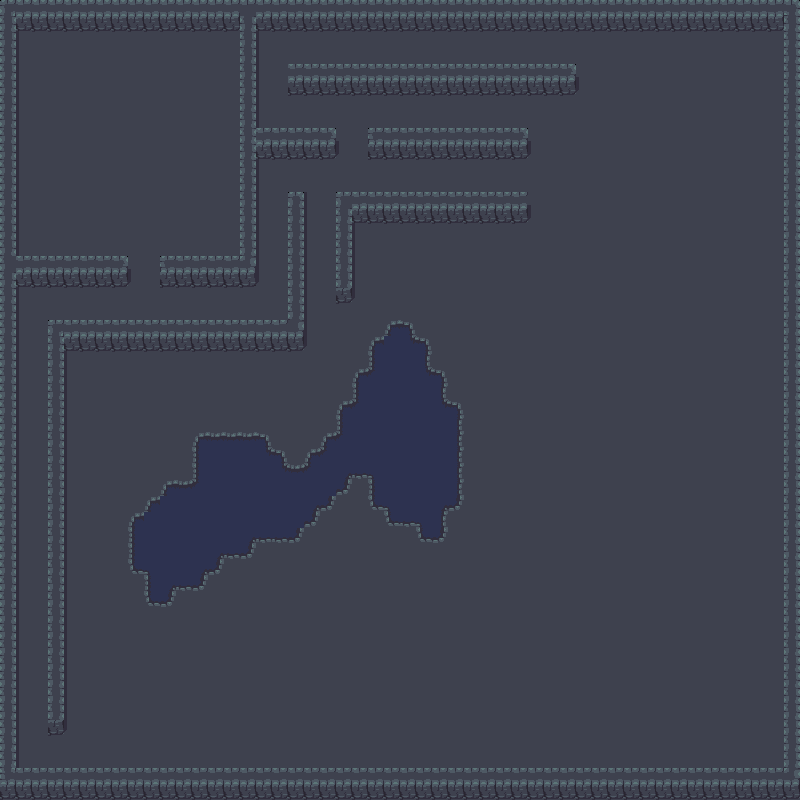

This is a level from a 2D game, rendered from its Tiled map with the project's own tilesets. A one-line summary and the map file follow, with tile-layer data summarised:
An orthogonal 50x50 tile map with 16x16 px tiles, 1 tile layer (ground) and 40 objects.

<map version="1.10" tiledversion="1.10.2" orientation="orthogonal" renderorder="right-down" width="50" height="50" tilewidth="16" tileheight="16" infinite="0" nextlayerid="2" nextobjectid="1">
 <editorsettings>
  <export target="map2.tmj" format="json" />
 </editorsettings>
 <tileset firstgid="1" name="dungeon" tilewidth="16" tileheight="16" tilecount="216" columns="18">
  <image source="dungeon_tiles16.png" width="288" height="192" />
  <tile id="0">
   <objectgroup draworder="index" id="2">
    <object id="1" x="0" y="0" width="16" height="16" />
   </objectgroup>
  </tile>
  <tile id="5">
   <objectgroup draworder="index" id="2">
    <object id="1" x="0" y="0" width="16" height="16" />
   </objectgroup>
  </tile>
  <tile id="6">
   <objectgroup draworder="index" id="2">
    <object id="1" x="0" y="0" width="16" height="16" />
   </objectgroup>
  </tile>
  <tile id="7">
   <objectgroup draworder="index" id="2">
    <object id="1" x="0" y="0" width="16" height="16" />
   </objectgroup>
  </tile>
  <tile id="18">
   <objectgroup draworder="index" id="2">
    <object id="1" x="0" y="0" width="16" height="16" />
   </objectgroup>
  </tile>
  <tile id="23">
   <objectgroup draworder="index" id="2">
    <object id="1" x="0" y="0" width="16" height="16" />
   </objectgroup>
  </tile>
  <tile id="25">
   <objectgroup draworder="index" id="2">
    <object id="1" x="0" y="0" width="16" height="16" />
   </objectgroup>
  </tile>
  <tile id="36">
   <objectgroup draworder="index" id="2">
    <object id="1" x="0" y="0" width="16" height="16" />
   </objectgroup>
  </tile>
  <tile id="41">
   <objectgroup draworder="index" id="2">
    <object id="1" x="0" y="0" width="16" height="16" />
   </objectgroup>
  </tile>
  <tile id="42">
   <objectgroup draworder="index" id="2">
    <object id="1" x="0" y="0" width="16" height="16" />
   </objectgroup>
  </tile>
  <tile id="43">
   <objectgroup draworder="index" id="2">
    <object id="1" x="0" y="0" width="16" height="16" />
   </objectgroup>
  </tile>
  <tile id="54">
   <objectgroup draworder="index" id="2">
    <object id="1" x="0" y="0" width="16" height="16" />
   </objectgroup>
  </tile>
  <tile id="72">
   <objectgroup draworder="index" id="2">
    <object id="1" x="0" y="0" width="16" height="16" />
   </objectgroup>
  </tile>
  <tile id="73">
   <objectgroup draworder="index" id="2">
    <object id="1" x="0" y="0" width="16" height="16" />
   </objectgroup>
  </tile>
  <tile id="74">
   <objectgroup draworder="index" id="2">
    <object id="1" x="0" y="0" width="16" height="16" />
   </objectgroup>
  </tile>
  <tile id="75">
   <objectgroup draworder="index" id="2">
    <object id="1" x="0" y="0" width="16" height="16" />
   </objectgroup>
  </tile>
  <tile id="147">
   <objectgroup draworder="index" id="2">
    <object id="1" x="0" y="0" width="16" height="16" />
   </objectgroup>
  </tile>
  <tile id="148">
   <objectgroup draworder="index" id="2">
    <object id="1" x="0" y="0" width="16" height="16" />
   </objectgroup>
  </tile>
  <tile id="149">
   <objectgroup draworder="index" id="2">
    <object id="1" x="0" y="0" width="16" height="16" />
   </objectgroup>
  </tile>
  <tile id="162">
   <objectgroup draworder="index" id="2">
    <object id="1" x="0" y="0" width="16" height="16" />
    <object id="2" x="0" y="0" width="16" height="16" />
   </objectgroup>
  </tile>
  <tile id="163">
   <objectgroup draworder="index" id="2">
    <object id="1" x="0" y="0" width="16" height="16" />
    <object id="2" x="0" y="0" width="16" height="16" />
   </objectgroup>
  </tile>
  <tile id="164">
   <objectgroup draworder="index" id="2">
    <object id="1" x="0" y="0" width="16" height="16" />
    <object id="2" x="0" y="0" width="16" height="16" />
   </objectgroup>
  </tile>
  <tile id="165">
   <objectgroup draworder="index" id="2">
    <object id="1" x="0" y="0" width="16" height="16" />
   </objectgroup>
  </tile>
  <tile id="166">
   <objectgroup draworder="index" id="2">
    <object id="1" x="0" y="0" width="16" height="16" />
   </objectgroup>
  </tile>
  <tile id="167">
   <objectgroup draworder="index" id="2">
    <object id="1" x="0" y="0" width="16" height="16" />
   </objectgroup>
  </tile>
  <tile id="183">
   <objectgroup draworder="index" id="2">
    <object id="1" x="0" y="0" width="16" height="16" />
   </objectgroup>
  </tile>
  <tile id="184">
   <objectgroup draworder="index" id="2">
    <object id="1" x="0" y="0" width="16" height="16" />
   </objectgroup>
  </tile>
  <tile id="185">
   <objectgroup draworder="index" id="2">
    <object id="1" x="0" y="0" width="16" height="16" />
   </objectgroup>
  </tile>
  <tile id="190">
   <objectgroup draworder="index" id="2">
    <object id="1" x="0" y="0" width="16" height="16" />
   </objectgroup>
  </tile>
  <tile id="191">
   <objectgroup draworder="index" id="2">
    <object id="1" x="0" y="0" width="16" height="16" />
   </objectgroup>
  </tile>
  <tile id="192">
   <objectgroup draworder="index" id="2">
    <object id="1" x="0" y="0" width="16" height="16" />
   </objectgroup>
  </tile>
  <tile id="198">
   <objectgroup draworder="index" id="2">
    <object id="1" x="0" y="0" width="16" height="16" />
   </objectgroup>
  </tile>
  <tile id="199">
   <objectgroup draworder="index" id="2">
    <object id="1" x="0" y="0" width="16" height="16" />
   </objectgroup>
  </tile>
  <tile id="200">
   <objectgroup draworder="index" id="2">
    <object id="1" x="0" y="0" width="16" height="16" />
   </objectgroup>
  </tile>
  <tile id="201">
   <objectgroup draworder="index" id="2">
    <object id="1" x="0" y="0" width="16" height="16" />
   </objectgroup>
  </tile>
  <tile id="202">
   <objectgroup draworder="index" id="2">
    <object id="1" x="0" y="0" width="16" height="16" />
   </objectgroup>
  </tile>
  <tile id="203">
   <objectgroup draworder="index" id="2">
    <object id="1" x="0" y="0" width="16" height="16" />
   </objectgroup>
  </tile>
 </tileset>
 <layer id="1" name="ground" width="50" height="50">
  <data>[2500 cells, 2500 non-empty, 41 distinct tile ids]</data>
 </layer>
</map>
